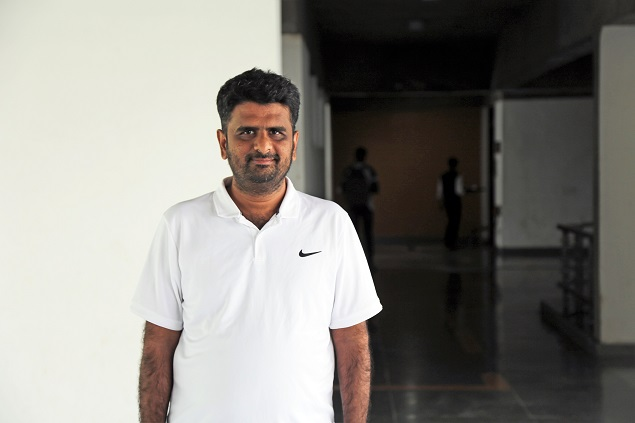
#> input picture data/1_shanmuganathan.jpg, 635 x 423 px
$ jupyter execute --allow-errors main.ipynb   (shell and % lines are left out)
#> lines starting #> are read from the running program, lines starting #| are printed output that depends on the picture; after the words box and inside, x2 and y2 are one past the last pixel; in counts of white or black regions, pixels touching at a corner belong together
### image_process/image_process.py
from rembg import remove
import numpy as np
import cv2 as cv
from matplotlib import pyplot as plt

import os

from config.definitions import ROOT_DIR
INPUT_DIR = ROOT_DIR+"/data/"
OUTPUT_DIR = ROOT_DIR+"/processed_data/"

res = []

class image_process:

    def __init__(self):
        print(f"Image processing started. Reading from {INPUT_DIR}, writing to {OUTPUT_DIR}.")

    def return_img_list(self, inp_dir = "data"):
        img_list = []
        for path in os.listdir(ROOT_DIR+"/"+inp_dir):
            if os.path.isfile(os.path.join(ROOT_DIR+"/"+inp_dir, path)):
                img_list.append(path)
        return img_list

    # [10 lines left out: function remove_background, not called in this run]

    def edge_detect(self, img_list, inp_dir="processed_data", out_dir="final_data"):
        print(img_list)
        for image in img_list:
            try:
                img = cv.imread(f'{ROOT_DIR}/{inp_dir}/{image}',0)
                edges = cv.Canny(img,100,300)
                print(f"{ROOT_DIR}/{out_dir}/{image}")
                cv.imwrite(f"{ROOT_DIR}/{out_dir}/{image}", edges)
            except:
                continue

### disc_scrape/disc_scrape.py

import time
from urllib import request
import requests
from bs4 import BeautifulSoup
import re
import os
from config.definitions import ROOT_DIR


fac_link = "iitgn.ac.in/faculty/"
fac_dict = {
    "Computer Science and Engineering" : "cse",
    "Chemistry" : "chemistry",
    "Distinguished" : "dhp",
    "Civil Engineering" : "civil",
    "Mechanical Engineering" : "me",
    "Creative Learning" : "cl",
    "Physics" : "phy",
    "Design" : "design",
    "Mathematics" : "math",
    "Electrical Engineering" : "ee",
    "Earth Sciences" : "earths",
    "Biological Engineering" : "bioe",
    "Chemical Engineering" : "chemical",
    "Materials Engineering" : "mse"
}

class discipline_scrape:
    """
    Enter a discipline name to scrape it, through given functions.
    """

    def __init__(self, disc = "Computer Science and Engineering"):
        print(f"Scraper initiated. Default discipline is set to {disc}")
        print(f"Dumping scraped data to {ROOT_DIR}")
        self.fac_link = "https://" + fac_link + fac_dict[disc]


    def set_discipline(self, disc = "Computer Science and Engineering"):
        self.fac_link = fac_link + fac_dict[dict]

    def scrape_and_dump(self, path = ROOT_DIR):
        path_to_dump = os.path.join(path, 'data')
        soup = BeautifulSoup(requests.get(self.fac_link).text, "html.parser")
        img_tags = soup.find_all('img')
        url_list = []

        for img in img_tags:
            try:
                if img["alt"] == "Image":
                    url_list.append(img["src"])
            except:
                pass

        for url in url_list:
            filename = re.search(r'/([\w_-]+[.](jpg|gif|png))$', url)
            try:
                with open(ROOT_DIR+"/data/"+filename.group(1), 'wb') as file:
                    print(filename.group(1))
                    response = requests.get(url)
                    file.write(response.content)
            except:
                print("Skipped.")

### main.ipynb
[cell 1]
from disc_scrape.disc_scrape import discipline_scrape

[cell 2]
ds = discipline_scrape("Computer Science and Engineering")

[cell 3]
ds.scrape_and_dump()
#> (the call stopped at in scrape_and_dump, `soup = BeautifulSoup(requests.get(self.fac_link).text, "html.parser")`: the network is not available in this run)

[cell 4]
import numpy as np
import cv2 as cv2
from matplotlib import pyplot as plt
img = cv2.imread('./data/1_shanmuganathan.jpg')
#> img is the input picture: shape (423, 635, 3); mean B, G, R 127.7, 133.2, 135.7
# [7 lines of commented-out code are left out]
def bgremove2(myimage):
    # First Convert to Grayscale
    myimage_grey = cv2.cvtColor(myimage, cv2.COLOR_BGR2GRAY)

    ret,baseline = cv2.threshold(myimage_grey,127,255,cv2.THRESH_TRUNC)
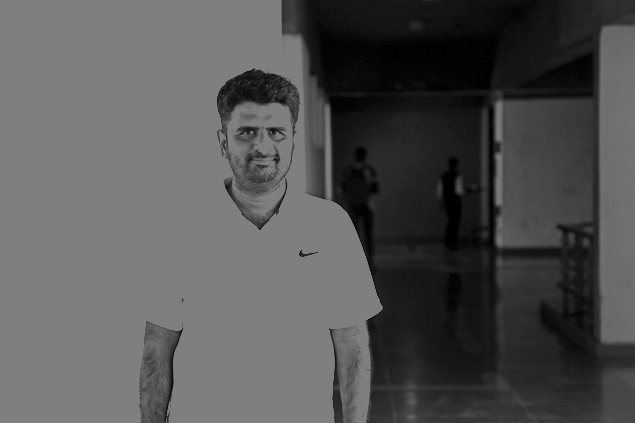
#> baseline: shape (423, 635); min 0, max 127, mean 84.1

    ret,background = cv2.threshold(baseline,126,255,cv2.THRESH_BINARY)
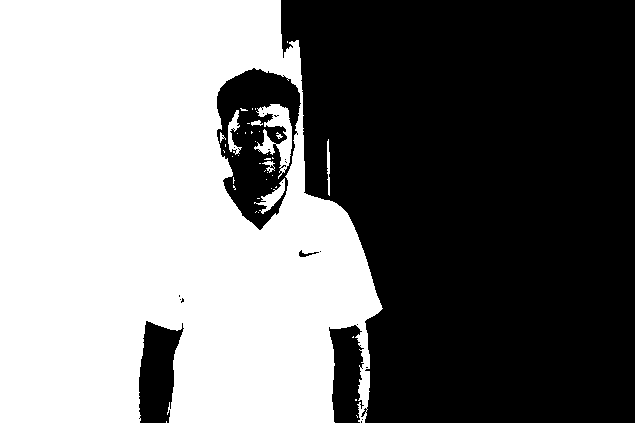
#> background: shape (423, 635); 47.6% white; 42 white regions (33 under 20 px), largest, box (x1, y1, x2, y2) and area: (0, 0, 383, 423) 125745, (254, 104, 292, 179) 1151, (254, 178, 285, 214) 336

    ret,foreground = cv2.threshold(baseline,126,255,cv2.THRESH_BINARY_INV)

    foreground = cv2.bitwise_and(myimage,myimage, mask=foreground)  # Update foreground with bitwise_and to extract real foreground
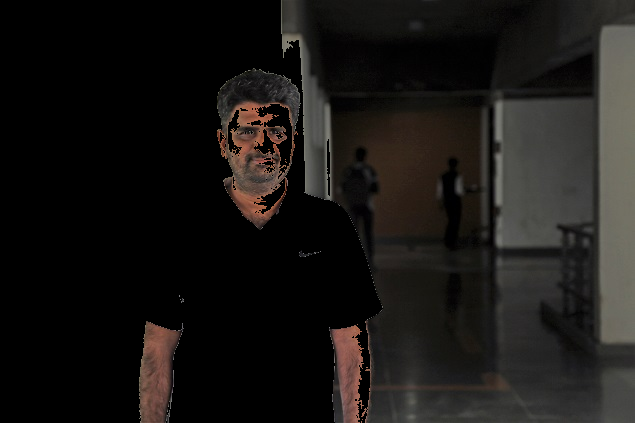
#> foreground: shape (423, 635, 3); mean B, G, R 21, 23.2, 25.4

    # Convert black and white back into 3 channel greyscale
    background = cv2.cvtColor(background, cv2.COLOR_GRAY2BGR)

    # Combine the background and foreground to obtain our final image
    finalimage = background+foreground
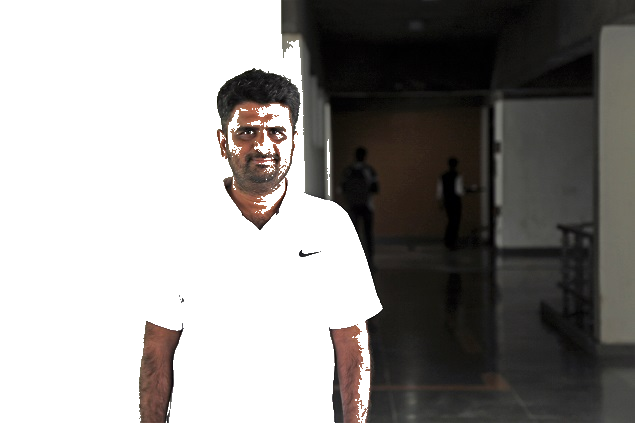
#> finalimage: shape (423, 635, 3); mean B, G, R 142.5, 144.6, 146.8
    return finalimage

[cell 5]
img2 = bgremove2(img)

[cell 6]
plt.imshow(img),plt.colorbar(),plt.show()
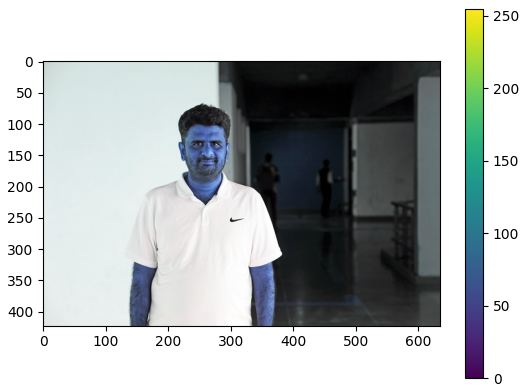
#> figure drawn by matplotlib, 2 panels; B, G, R data is drawn as R, G, B
def showimage(myimage):
    if (myimage.ndim>2):  #This only applies to RGB or RGBA images (e.g. not to Black and White images)
        myimage = myimage[:,:,::-1] #OpenCV follows BGR order, while matplotlib likely follows RGB order
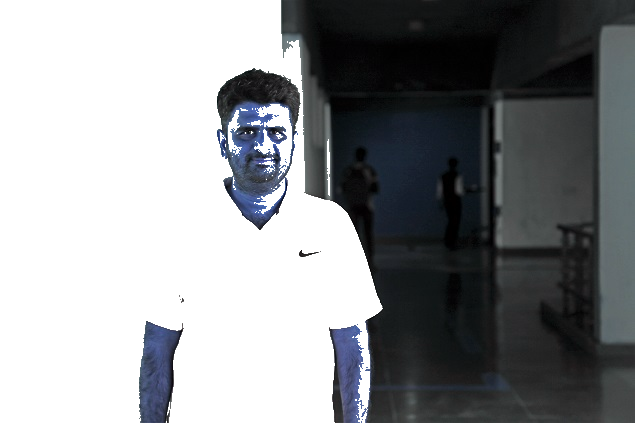
#> myimage: shape (423, 635, 3); mean of channels 0, 1, 2 146.8, 144.6, 142.5; drawn as B, G, R

    fig, ax = plt.subplots(figsize=[10,10])
    ax.imshow(myimage, cmap = 'gray', interpolation = 'bicubic')
    plt.xticks([]), plt.yticks([])  # to hide tick values on X and Y axis
    plt.show()

[cell 7]
showimage(img2)

[cell 8]
import numpy as np
import cv2 as cv
from matplotlib import pyplot as plt
img = cv.imread('./output.png',0)
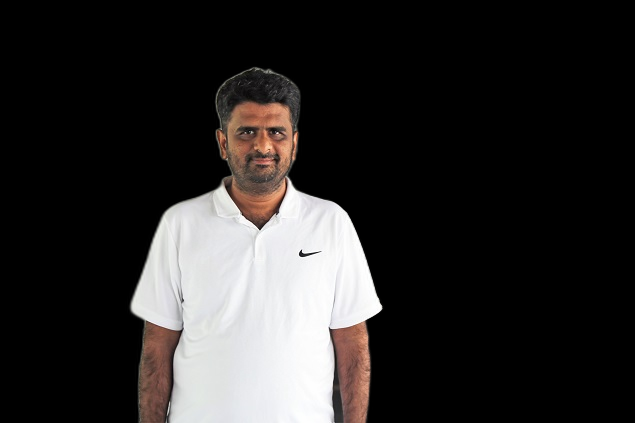
#> input picture output.png, 635 x 423 px
#> img: shape (423, 635); min 0, max 255, mean 42.5
edges = cv.Canny(img,400,150)
#> edges: shape (423, 635); 0.88% white in thin lines or dots, all inside (x1, y1, x2, y2) = (130, 67, 383, 423)
plt.subplot(121),plt.imshow(img,cmap = 'gray')
plt.title('Original Image'), plt.xticks([]), plt.yticks([])
plt.subplot(122),plt.imshow(edges,cmap = 'gray')
plt.title('Edge Image'), plt.xticks([]), plt.yticks([])
plt.show()
#> pass 3 of the loop `for path in os.listdir(ROOT_DIR+"/data/"):`:

[cell 9]
import random
import numpy as np
import manim as mn
from svg.path import parse_path

def integrate(func, a, b, *, dx=0.01):
    return sum(func(x) * dx for x in np.arange(a, b, dx))

class SVGPath(mn.VMobject):
    # [23 lines left out: functions __init__, point, generate_points, not called in this run]

class Epicycle(mn.VMobject):
    # [62 lines left out: functions __init__, generate_points, point, gen_fourier_coeffs, draw_circles, animate_circles, not called in this run]

class EpicCycle(mn.Scene):
    path_str = "M 2.614456,0.04305907 C -0.03519642,-0.05013041 0.29631932,2.7704015 0.38598443,2.8585255 L 1.2958347,1.8249996 1.1244138,1.2725989 1.2958347,1.8249996 2.2979871,0.55982315 1.7046078,1.3795156 2.1397537,1.3438767 1.7046078,1.3795156 -0.00960316,3.482204 0.1090739,3.678218 0.5969637,3.0010812 c 0.0566946,0.085227 -0.0821144,-0.036163 0,0 1.896299,0.8350973 2.1009769,-2.94190352 2.0174923,-2.95802213 z"

    # [19 lines left out: function construct, not called in this run]

[cell 10]
from rembg import remove

input_path = './data/1_shanmuganathan.jpg'
output_path = 'output.png'

#> (the rest of this cell did not finish here and is left out)

[cell 11]
import os

# folder path
from config.definitions import ROOT_DIR

res = []

for path in os.listdir(ROOT_DIR+"/data/"):
    if os.path.isfile(os.path.join(ROOT_DIR+"/data", path)):
        res.append(path)
print(res)

[cell 12]
from image_process.image_process import image_process

img = image_process()

[cell 13]
img_list = img.return_img_list()
#> pass 3 of the loop in return_img_list, `for path in os.listdir(ROOT_DIR+"/"+inp_dir):`:

[cell 14]
# img.remove_background(img_list=img_list)
# img.edge_detect()

[cell 15]
img.edge_detect(img_list=img_list)
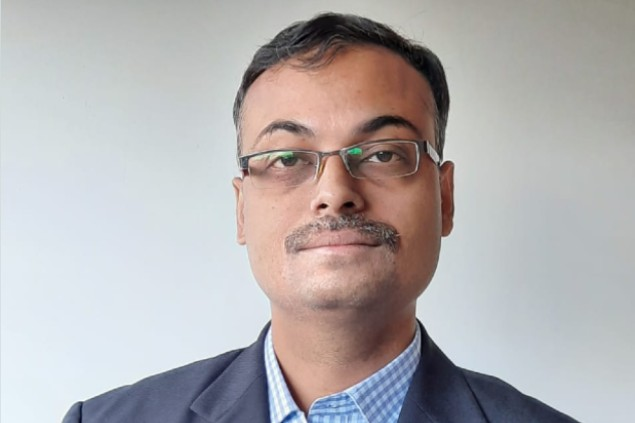
#> input picture data/1-krishna.jpg, 635 x 423 px, found by its file name
#> in edge_detect, `img = cv.imread(f'{ROOT_DIR}/{inp_dir}/{image}',0)`:
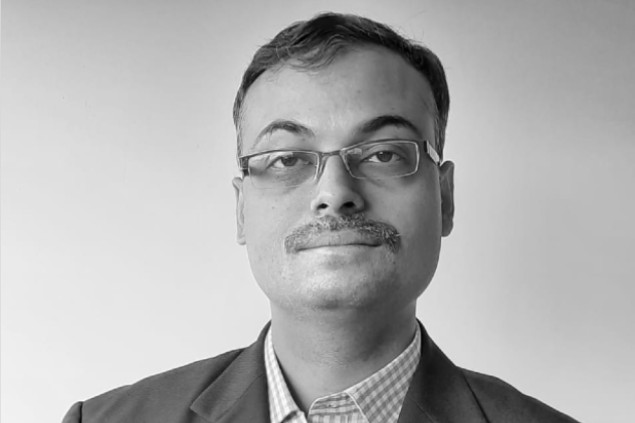
#> img: shape (423, 635); min 0, max 255, mean 176.1
#> in edge_detect, `edges = cv.Canny(img,100,300)`:
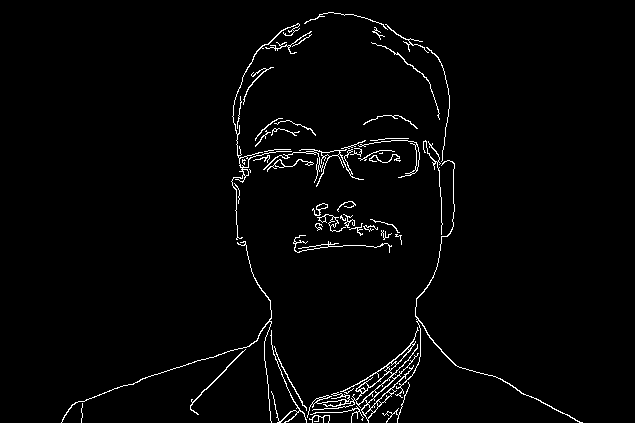
#> edges: shape (423, 635); 2.2% white in thin lines or dots, all inside (x1, y1, x2, y2) = (61, 12, 583, 423)
#> pass 3 of the loop in edge_detect, `for image in img_list:`:
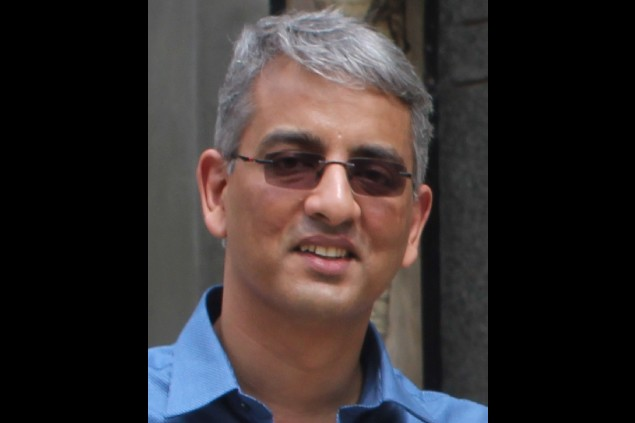
#> input picture data/1arup.jpg, 635 x 423 px, found by its file name
#> in edge_detect, `img = cv.imread(f'{ROOT_DIR}/{inp_dir}/{image}',0)`:
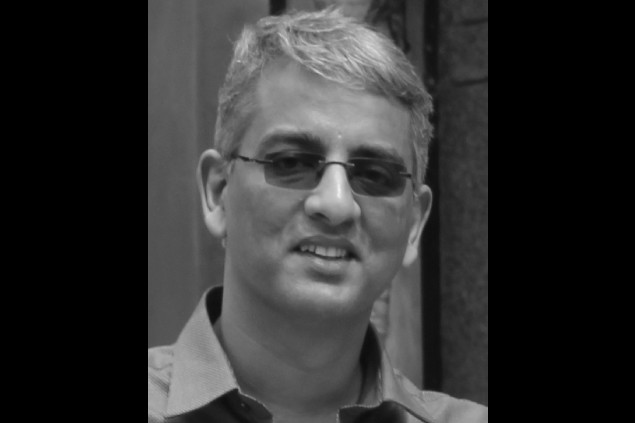
#> img: shape (423, 635); min 0, max 241, mean 48.8
#> in edge_detect, `edges = cv.Canny(img,100,300)`:
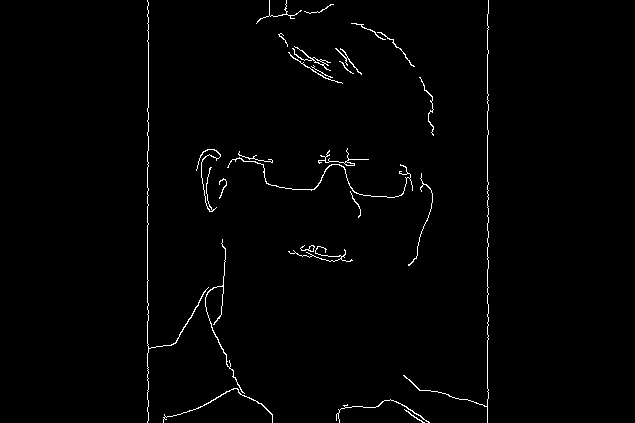
#> edges: shape (423, 635); 1.3% white in thin lines or dots, all inside (x1, y1, x2, y2) = (147, 0, 489, 423)
